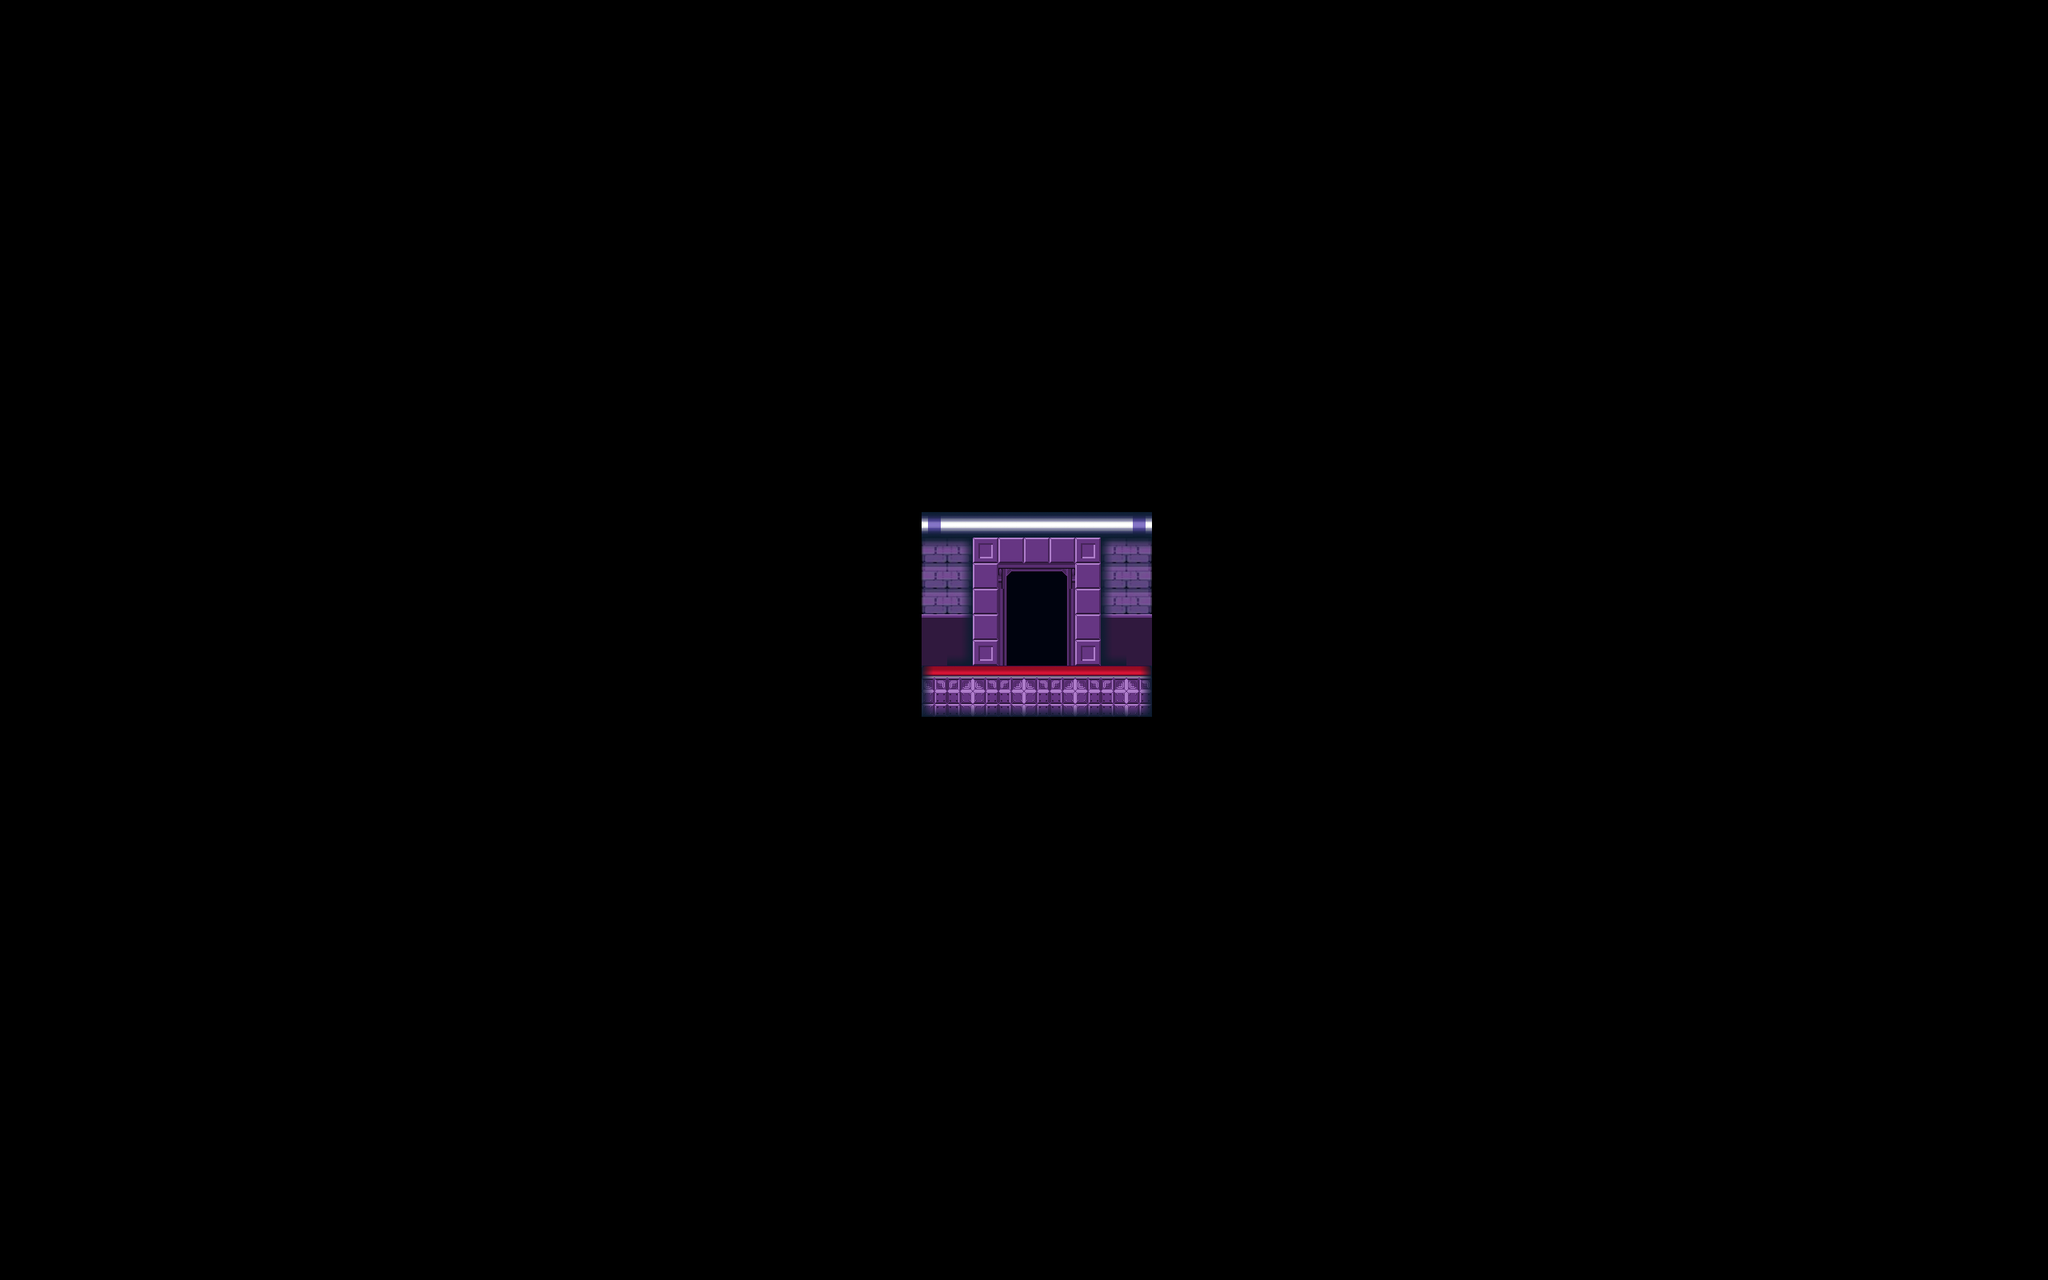

Tiled map render using the project's own tile images. Description and the map definition, with tile-layer contents summarised, below:
An orthogonal 80x50 tile map with 32x32 px tiles, 4 tile layers (NoCollide, NoCollideFX, Collide, CollideFX).

<map version="1.5" tiledversion="1.7.2" orientation="orthogonal" renderorder="right-down" width="80" height="50" tilewidth="32" tileheight="32" infinite="0" nextlayerid="5" nextobjectid="1">
 <tileset firstgid="1" source="tiles/finalStage.tsx" />
 <layer id="1" name="NoCollide" width="80" height="50">
  <data>[4000 cells, 63 non-empty, 9 distinct tile ids]</data>
 </layer>
 <layer id="2" name="NoCollideFX" width="80" height="50">
  <data>[4000 cells, 30 non-empty, 5 distinct tile ids]</data>
 </layer>
 <layer id="3" name="Collide" width="80" height="50">
  <data>[4000 cells, 18 non-empty, 3 distinct tile ids]</data>
 </layer>
 <layer id="4" name="CollideFX" width="80" height="50">
  <data>[4000 cells, 11 non-empty, 2 distinct tile ids]</data>
 </layer>
</map>
